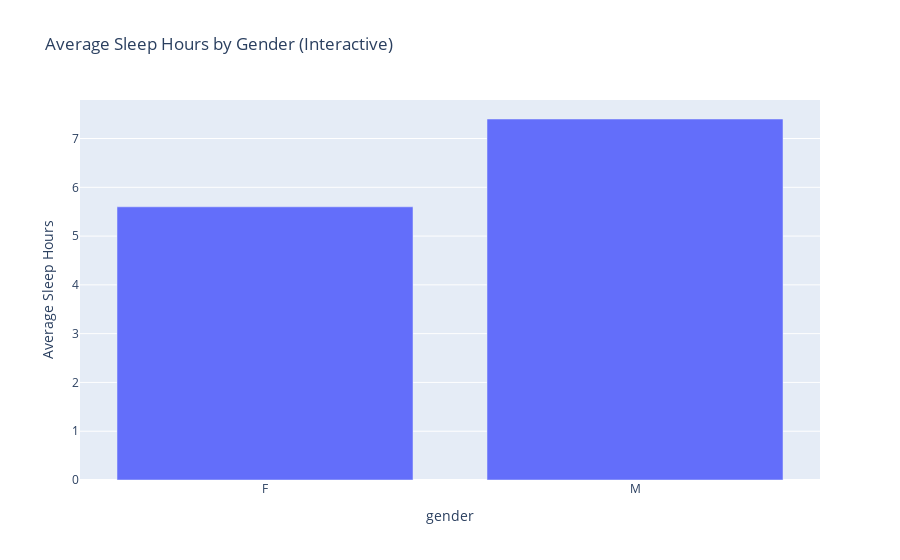

Here is the notebook cell this chart was saved with:
### Code cell
# --- Plotly Interactive Visualizations ---

# Bar plot: Average Sleep Hours by Gender (interactive)
fig1 = px.bar(df.groupby('gender', as_index=False)['sleep_hours'].mean(),
              x='gender', y='sleep_hours',
              title='Average Sleep Hours by Gender (Interactive)',
              labels={'sleep_hours': 'Average Sleep Hours'})
fig1.show()

### Figure 1 — Plotly figure (JSON) as saved in the notebook; plotly's stock layout.template omitted (floating-point values rounded to 4 significant figures)
{"data": [{"alignmentgroup": "True", "hovertemplate": "gender=%{x}<br>Average Sleep Hours=%{y}<extra></extra>", "legendgroup": "", "marker": {"color": "#636efa", "pattern": {"shape": ""}}, "name": "", "offsetgroup": "", "orientation": "v", "showlegend": false, "textposition": "auto", "type": "bar", "x": ["F", "M"], "xaxis": "x", "y": [5.6, 7.4], "yaxis": "y"}], "layout": {"barmode": "relative", "legend": {"tracegroupgap": 0}, "title": {"text": "Average Sleep Hours by Gender (Interactive)"}, "xaxis": {"anchor": "y", "domain": [0, 1], "title": {"text": "gender"}}, "yaxis": {"anchor": "x", "domain": [0, 1], "title": {"text": "Average Sleep Hours"}}}}
